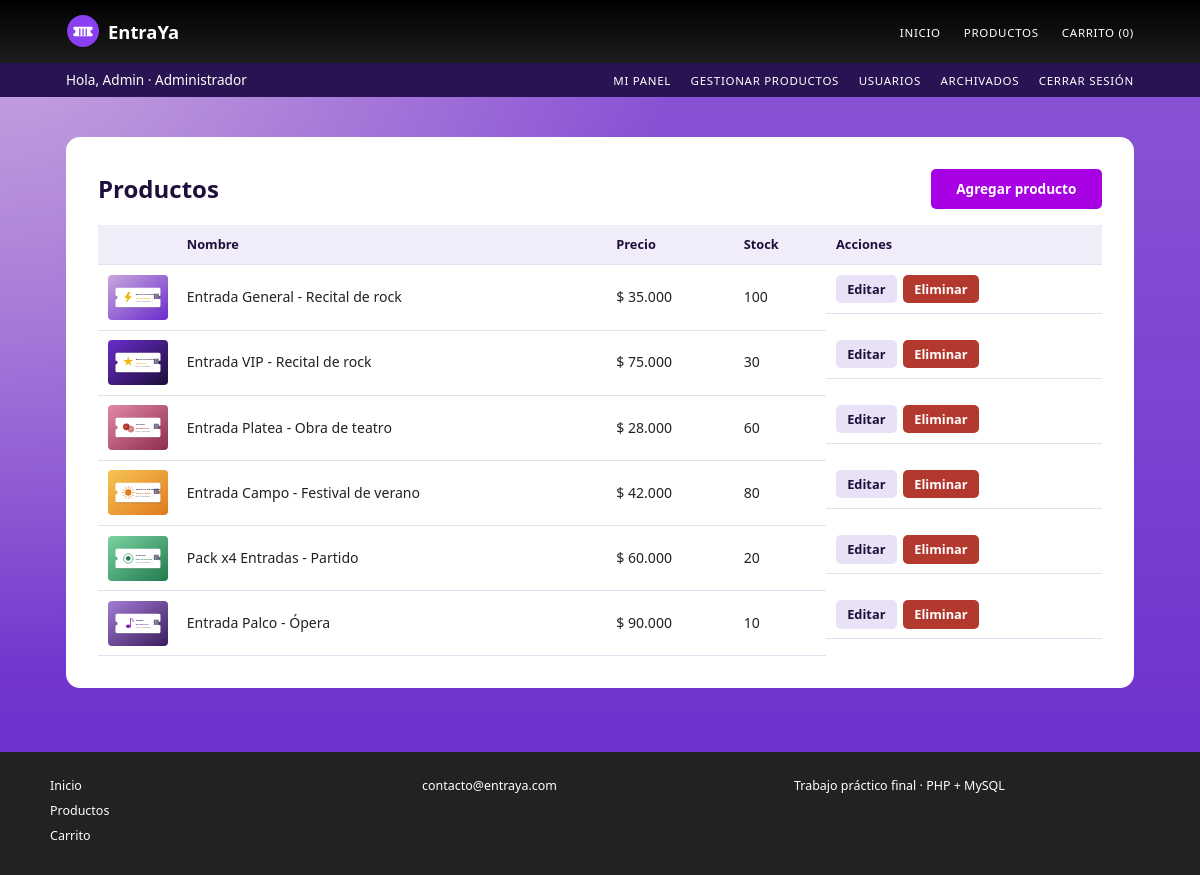
Page /admin_productos.php (signed in) on the committed database.
### tables this page shows
CREATE TABLE IF NOT EXISTS productos (
  id              INT UNSIGNED NOT NULL AUTO_INCREMENT,
  nombre          VARCHAR(100) NOT NULL,
  descripcion     TEXT NOT NULL,
  precio          INT UNSIGNED NOT NULL,
  stock           INT UNSIGNED NOT NULL DEFAULT 0,
  imagen          VARCHAR(255) NULL DEFAULT NULL,      
  fecha_creacion  DATETIME NOT NULL DEFAULT CURRENT_TIMESTAMP,
  PRIMARY KEY (id)
);

### admin_productos.php (the view, shortened to what this page needs)
<?php
require 'conexion.php';
require 'includes/funciones.php';
$productos = $pdo->query('SELECT id, nombre, precio, stock, imagen FROM productos ORDER BY id')->fetchAll();
require 'includes/header.php';
?>
<section class="tarjeta">
    <div class="encabezado">
        <h1>Productos</h1>
        <a class="boton" href="crear_producto.php">Agregar producto</a>
    </div>
    <?php if (!$productos): ?>
        <p class="vacio">No hay productos cargados.</p>
    <?php else: ?>
    <div class="tabla-scroll"><table>
        <thead><tr><th></th><th>Nombre</th><th>Precio</th><th>Stock</th><th>Acciones</th></tr></thead>
        <tbody>
        <?php foreach ($productos as $p): ?>
            <tr>
                <td style="width:70px"><?= img_producto($p['imagen'], $p['nombre'], 'img-mini') ?></td>
                <td><?= e($p['nombre']) ?></td>
                <td><?= e(precio($p['precio'])) ?></td>
                <td><?= (int)$p['stock'] ?></td>
                <td class="acciones-fila">
                    <a class="boton boton-chico boton-claro" href="editar_producto.php?id=<?= (int)$p['id'] ?>">Editar</a>
                    <form method="post" action="eliminar_producto.php" onsubmit="return confirm('¿Eliminar este producto definitivamente?');">
                        <button class="boton boton-chico boton-peligro" type="submit">Eliminar</button>
                    </form>
                </td>
            </tr>
        <?php endforeach; ?>
        </tbody>
    </table></div>
    <?php endif; ?>
</section>
<?php require 'includes/footer.php'; ?>

### includes/funciones.php (shortened to what this page needs)
<?php
function e($texto): string {
    return htmlspecialchars((string)$texto, ENT_QUOTES, 'UTF-8');
}
function precio($n): string {
    return '$ ' . number_format((float)$n, 0, ',', '.');
}
function img_producto(?string $archivo, string $alt, string $clase = 'img-producto'): string {
    $archivo = $archivo ? basename($archivo) : '';
    if ($archivo !== '' && is_file(__DIR__ . '/../img/productos/' . $archivo)) {
        return '<img class="' . e($clase) . '" src="img/productos/' . e($archivo) . '" alt="' . e($alt) . '">';
    }
    return '<div class="' . e($clase) . ' sin-imagen">Sin imagen</div>';
}

### css/estilos.css (style rules this page uses)
:root { --negro:#0d0d0d; --gris-banda:#363636; --gris-pie:#222; --violeta:#6a2bcb; --lila:#c9a8de; --magenta:#a600e3; --cian:#5ad7f2; --tinta:#1d0f3a; --linea:#e6dff2; }
* { box-sizing:border-box }
html { overflow-x:hidden }
body { margin:0;font-family:"Segoe UI","Helvetica Neue",Arial,sans-serif;font-size:15px;line-height:1.6;color:#fff; background:radial-gradient(circle at 0% 0%,#c9a8de 0%,rgba(201,168,222,0) 45%),linear-gradient(180deg,#8d57d6 0%,#6a2bcb 100%) fixed; min-height:100vh;display:flex;flex-direction:column }
a { color:inherit }
h1 { font-size:2rem;line-height:1.15;margin:0 0 1rem }
.boton { display:inline-block;background:var(--magenta);color:#fff;border:0;padding:.55rem 1.6rem;border-radius:5px;font:inherit;font-size:.85rem;font-weight:700;text-decoration:none;cursor:pointer }
.boton-claro { background:#e9e1f5;color:var(--tinta) }
.boton-peligro { background:#b3392f }
.boton-chico { padding:.25rem .7rem;font-size:.8rem }
.tarjeta { background:#fff;color:#222;border-radius:14px;padding:2rem }
.tarjeta h1 { color:var(--tinta);font-size:1.5rem }
.tarjeta a { color:var(--violeta) }
.tarjeta .boton { color:#fff }
.tarjeta .boton-claro { color:var(--tinta) }
.encabezado { display:flex;justify-content:space-between;align-items:center;flex-wrap:wrap;gap:.7rem;margin-bottom:1rem }
.encabezado h1 { margin:0 }
.tabla-scroll { overflow-x:auto }
table { width:100%;border-collapse:collapse;font-size:.88rem }
th,td { text-align:left;padding:.6rem;border-bottom:1px solid var(--linea);vertical-align:middle }
th { background:#f1ecfa;color:var(--tinta);font-size:.8rem }
.acciones-fila { display:flex;gap:.4rem;align-items:center }
.acciones-fila form { margin:0 }
.img-mini { display:block;width:60px;height:45px;object-fit:cover;border-radius:4px;font-size:.6rem;text-align:center }

### rows in the picture
productos: imagen (picture), nombre "Entrada General - Recital de rock", precio "$ 35.000", stock "100"
productos: imagen (picture), nombre "Entrada VIP - Recital de rock", precio "$ 75.000", stock "30"
productos: imagen (picture), nombre "Entrada Platea - Obra de teatro", precio "$ 28.000", stock "60"
productos: imagen (picture), nombre "Entrada Campo - Festival de verano", precio "$ 42.000", stock "80"
productos: imagen (picture), nombre "Pack x4 Entradas - Partido", precio "$ 60.000", stock "20"
productos: imagen (picture), nombre "Entrada Palco - Ópera", precio "$ 90.000", stock "10"

### other values in the picture
SITIO "EntraYa"
$nCarrito "0"
$_SESSION['nombre'] "Admin"
